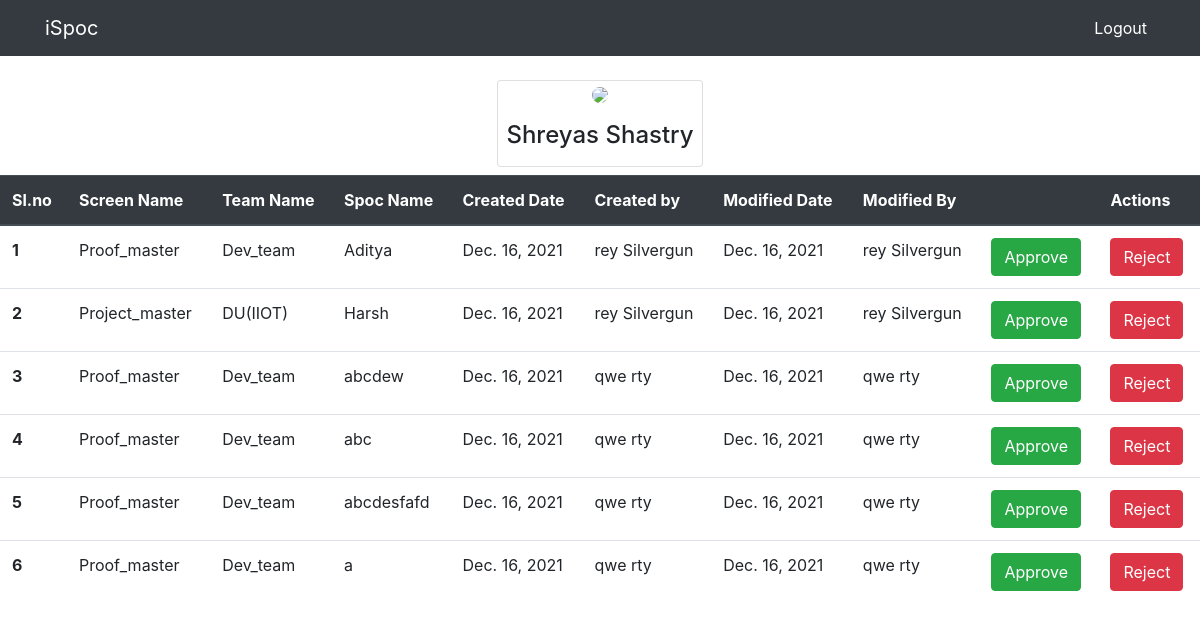
Before: /view/ (signed in) with the older database file.
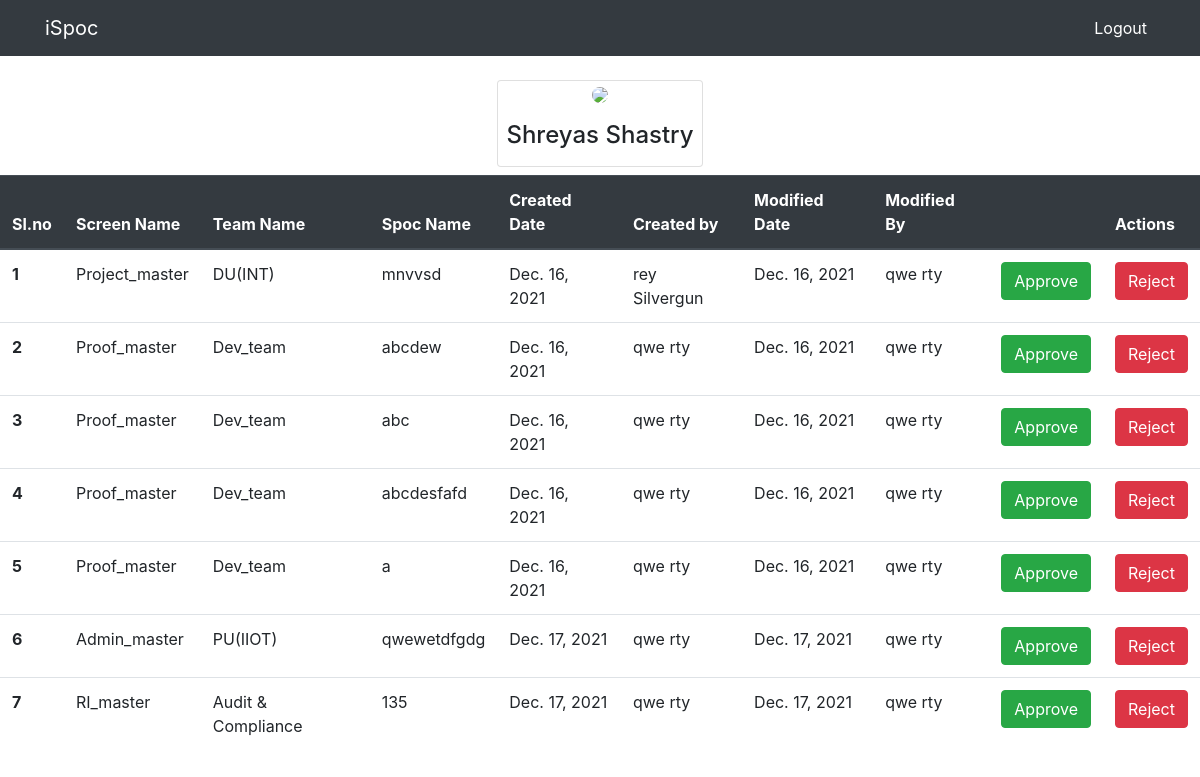
After: the same page with the newer database file.
### spoc/models.py (models this page shows)
class Spoc(models.Model):
    id = models.AutoField(primary_key=True)
    screen_name =  models.CharField(max_length=50,choices=screen_name_choices,null=True)
    team_name =  models.CharField(max_length=50,choices=team_name_choices,null=True)
    spoc_name =  models.CharField(max_length=50,null=True)
    created_date = models.DateField(auto_now_add=True)
    created_by = models.CharField(max_length=50,null=True)
    modified_date = models.DateField(auto_now_add=True)
    modified_by = models.CharField(max_length=50,null=True)
    is_delete = models.BooleanField(default=False)
    is_approve = models.BooleanField(default=False)

### spoc/views.py (the view)
# urls.py: path('view/', views.view, name='spoc-view'),
def view(request):
    luser = User.objects.get(username=request.user)
    context = {
        'profile' : luser.get_full_name(),
        'entries' : Spoc.objects.filter(is_approve=False)
    }
    if(luser.is_staff):
        return render(request, 'spoc/admin_view.html',context)
    else:
        return render(request, 'spoc/view.html',context)

### templates/spoc/admin_view.html (shortened to what this page needs)
{%extends 'partials/base.html'%}
{%block content%}
<p>
<p>
<div class="container d-flex justify-content-center align-items-center">
    <div class="card my-2">
        <div class="user text-center">
            <div class="profile"> <img src="https://t4.ftcdn.net/jpg/02/15/84/43/240_F_215844325_ttX9YiIIyeaR7Ne6EaLLjMAmy4GvPC69.jpg" class="rounded-circle" width="80"> </div>
        </div>
        <div class="mt-3 text-center px-2">
            <h4 class="mb-0">{{profile}}</h4> <span class="text-muted d-block mb-2"><p></span>
        </div>
    </div>
</div>
<table class="table">
    <thead class="thead-dark">
      <tr>
        <th scope="col">Sl.no</th>
        <th scope="col">Screen Name</th>
        <th scope="col">Team Name</th>
        <th scope="col">Spoc Name</th>
        <th scope="col">Created Date</th>
        <th scope="col">Created by</th>
        <th scope="col">Modified Date</th>
        <th scope="col">Modified By</th>
        <th scope="col"></th>
        <th scope="col">Actions</th>
      </tr>
    </thead>
    <tbody>
      {% for entry in entries %}
        <tr>
          <th scope="row">{{forloop.counter}}</th>
          <td>{{entry.screen_name}}</td>
          <td>{{entry.team_name}}</td>
          <td>{{entry.spoc_name}}</td>
          <td>{{entry.created_date}}</td>
          <td>{{entry.created_by}}</td>
          <td>{{entry.modified_date}}</td>
          <td>{{entry.modified_by}}</td>
          <td><button type="submit" class="btn btn-success text-right" onclick="location.href='{% url 'confirm' entry.id %}'">Approve</button></td>
          <td><button type="submit" class="btn btn-danger text-right" onclick="location.href='{% url 'reject' entry.id %}'">Reject</button></td>
        </tr>
      {% endfor %}
    </tbody>
  </table>
{%endblock%}

### templates/partials/base.html (shortened to what this page needs)
<!doctype html>
<html lang="en">
  <head>
    <link rel="stylesheet" href="https://cdn.jsdelivr.net/npm/bootstrap@4.6.1/dist/css/bootstrap.min.css">
  </head>
  <body>
    {% include 'partials/nav.html' %}
    {%block content %}{%endblock%}
  </body>
</html>

### templates/partials/nav.html (shortened to what this page needs)
<nav class="navbar navbar-expand-lg navbar-info bg-dark">
        <div class="container">
            <a class="navbar-brand text-white" href="{%url 'spoc-view'%}">iSpoc</a>
            <div class="collapse navbar-collapse" id="navbarSupportedContent">
                <ul class="navbar-nav ml-auto">
                    <li class="nav-item active">
                        <a class="nav-link text-white" href="{%url 'spoc-logout'%}">Logout</a>
                    </li>
                </ul>
            </div>
        </div>
    </nav>

### templates/partials/base.html (style rules this page uses)
body { background-image: url('https://static.vecteezy.com/system/resources/previews/002/924/900/non_2x/abstract-minimal-scene-with-geometric-forms-wood-podium-in-white-background-product-presentation-mock-up-show-cosmetic-product-display-podium-stage-pedestal-or-platform-3d-vector.jpg'); background-repeat: no-repeat; background-size: cover; }

Changed rows visible on the page:
no longer on this page (row edited): Spoc: screen_name "Proof_master", team_name "Dev_team", spoc_name "Aditya", created_date "Dec. 16, 2021", created_by "rey Silvergun", modified_date "Dec. 16, 2021", modified_by "rey Silvergun"
changed Spoc "Project_master": team_name "DU(IIOT)" → "DU(INT)"; spoc_name "Harsh" → "mnvvsd"; modified_by "rey Silvergun" → "qwe rty"
added Spoc: screen_name "Admin_master", team_name "PU(IIOT)", spoc_name "qwewetdfgdg", created_date "Dec. 17, 2021", created_by "qwe rty", modified_date "Dec. 17, 2021", modified_by "qwe rty"
added Spoc: screen_name "RI_master", team_name "Audit & Compliance", spoc_name "135", created_date "Dec. 17, 2021", created_by "qwe rty", modified_date "Dec. 17, 2021", modified_by "qwe rty"
